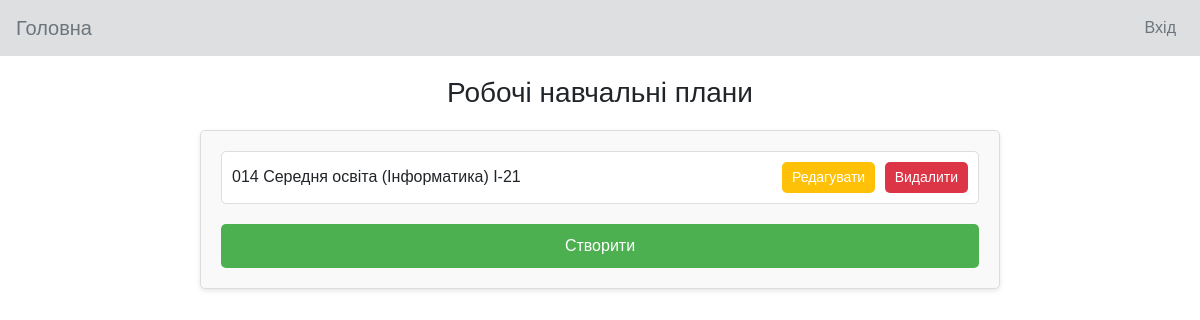
The app's page /control/robochiy-navchalnuy-plan/, older data.
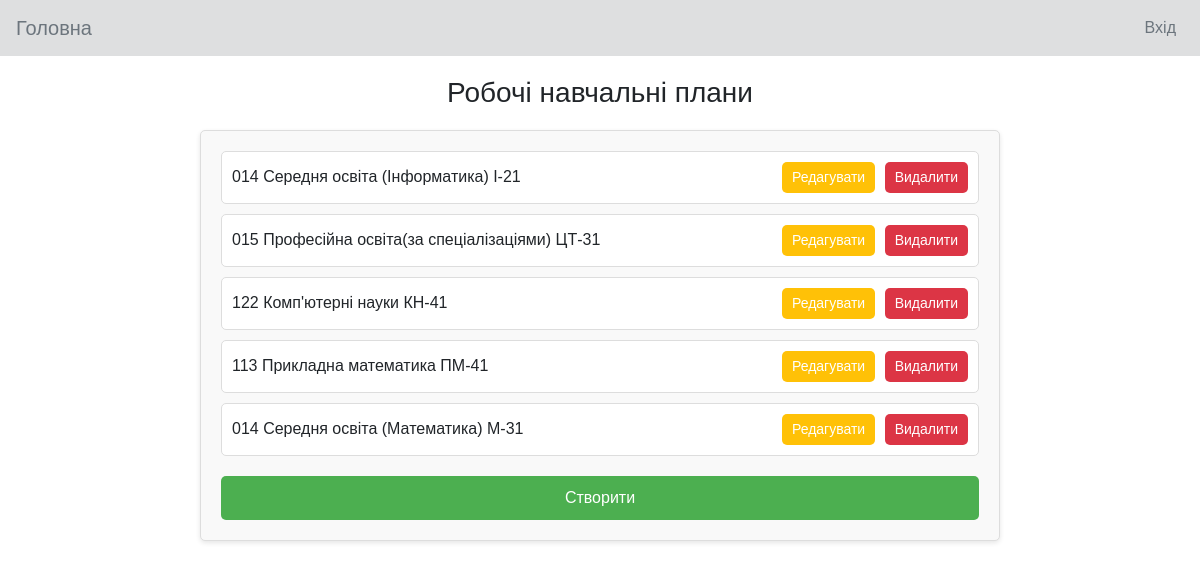
The same page, newer data.
### robochiy_navchalnuy_plan/models.py (models this page shows)
class RobochiyNavchalnuyPlan(models.Model):
    educational_programs=models.ForeignKey(EducationalPrograms,on_delete=models.PROTECT)
    group=models.ForeignKey(Groups,on_delete=models.PROTECT)
    def __str__(self):
        return self.educational_programs.specialnist + " " + self.group.title

### educational_programs/models.py (models this page shows, shortened)
class EducationalPrograms(models.Model):
    title=models.CharField('Назва',max_length=150)
    riven=models.CharField('Рівень',max_length=75)
    stupin=models.CharField('Ступінь',max_length=75)
    galuz=models.CharField('Галузь знань',max_length=75)
    specialnist=models.CharField('Спеціальність',max_length=75)
    specializaciya=models.CharField('Спеціалізація',max_length=75)
    osvKvalifikaciya=models.CharField('Освітня кваліфікація',max_length=150)
    profKvalifikaciya=models.CharField('Професійна кваліфікація',max_length=150)

### group/models.py (models this page shows, shortened)
class Groups(models.Model):
    title=models.CharField('Назва', max_length=75)
    titleFull=models.CharField('Повна назва', max_length=150)
    kurs=models.PositiveIntegerField(default=1)
    educational_programs=models.ForeignKey(EducationalPrograms,on_delete=models.PROTECT)
    faculty=models.ForeignKey(Facultys,on_delete=models.PROTECT)

### robochiy_navchalnuy_plan/views.py (the view)
# urls.py: path('', RobochiyNavchalnuyPlanList.as_view(), name='list_robochiy_navchalnuy_plans'),
class  RobochiyNavchalnuyPlanList ( ListView ):
    model = RobochiyNavchalnuyPlan
    template_name = "robochiy_navchalnuy_plan/robochiy_navchalnuy_plan_list.html"
    context_object_name = "robochiy_navchalnuy_plans"

### robochiy_navchalnuy_plan/templates/robochiy_navchalnuy_plan/robochiy_navchalnuy_plan_list.html (shortened to what this page needs)
{% extends "main/index.html" %}
{% block content %}
<main>
    <h1>Робочі навчальні плани</h1>
    <div class="rozklad-container">
        <ul>
            {% for robochiy_navchalnuy_plan in robochiy_navchalnuy_plans %}
                <li>
                    <span>{{ robochiy_navchalnuy_plan }}</span>
                    <div>
                        <a href="{% url 'update_robochiy_navchalnuy_plan' robochiy_navchalnuy_plan.id %}">
                            <button class="edit">Редагувати</button>
                        </a>
                        <a href="{% url 'delete_robochiy_navchalnuy_plan' robochiy_navchalnuy_plan.id %}">
                            <button class="delete">Видалити</button>
                        </a>
                    </div>
                </li>
            {% endfor %}
        </ul>
        <a href="{% url 'create_robochiy_navchalnuy_plan' %}" class="create-button">Створити</a>
    </div>
</main>
{% endblock content %}

Row changes from the older to the newer data that the page shows:
added RobochiyNavchalnuyPlan: educational_programs+group "015 Професійна освіта(за спеціалізаціями) ЦТ-31"
added RobochiyNavchalnuyPlan: educational_programs+group "122 Комп'ютерні науки КН-41"
added RobochiyNavchalnuyPlan: educational_programs+group "113 Прикладна математика ПМ-41"
added RobochiyNavchalnuyPlan: educational_programs+group "014 Середня освіта (Математика) М-31"
